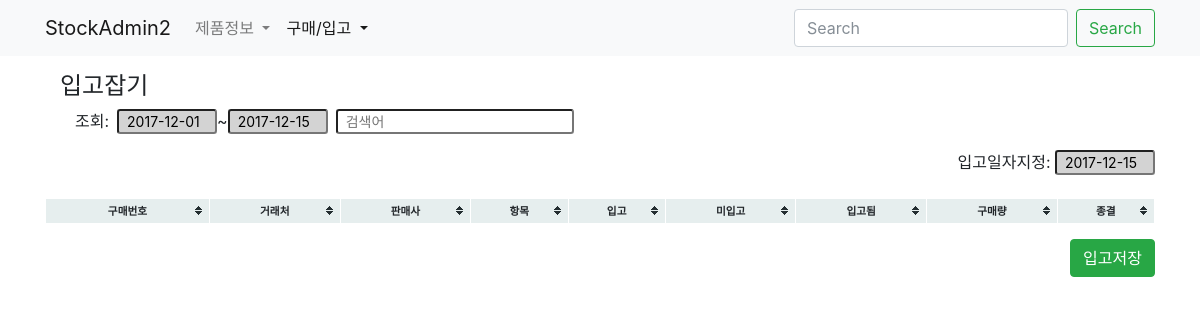
The app's page /buy/stockrecord/stocking/, older data.
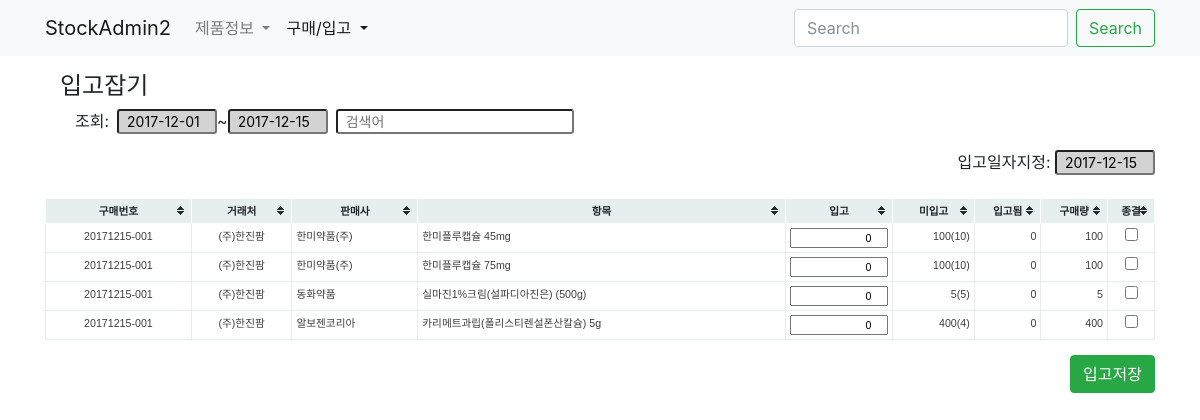
The same page, newer data.
### buy/models.py (models this page shows, shortened)
class StockRecord(models.Model):
    buyitem = models.ForeignKey(BuyItem, on_delete=models.CASCADE)
    date = models.DateField('입고일자', blank=True, null=True)
    amount = models.IntegerField('입고수량', default=0)
    updated = models.DateTimeField(auto_now=True)
    created = models.DateTimeField(auto_now_add=True)
    class Meta:
        verbose_name_plural = '입고기록'
        verbose_name = '입고기록'
        ordering = '-buyitem__created',
    def __init__(self, *args, **kwargs):
        super(StockRecord, self).__init__(*args, **kwargs)
        self.old_amount  = self.amount

class BuyItem(models.Model):
    buy = models.ForeignKey(Buy, null=True, blank=True, on_delete=models.CASCADE)
    buyinfo = models.ForeignKey('product.BuyInfo', on_delete=models.CASCADE)
    amount = models.IntegerField('구매수량')
    comment = models.CharField('비고', max_length=50, blank=True)
    isend = models.BooleanField('구매종결', default=False)
    updated = models.DateTimeField(auto_now=True)
    created = models.DateTimeField(auto_now_add=True)
    class Meta:
        verbose_name = '구매품목'
        verbose_name_plural = '구매품목'
        unique_together = 'buy', 'buyinfo',
    def __init__(self, *args, **kwargs):
        super(BuyItem, self).__init__(*args, **kwargs)
    def get_stocked_sum(self):
        aggset = self.stockrecord_set.aggregate(stocked=Sum('amount'))
        return aggset['stocked'] or 0
    def get_incompleted_stock(self):
        return self.amount - self.get_stocked_sum()
    def get_incompleted_stock_by_pkg(self):
        incompleted_stock = self.get_incompleted_stock()
        pkg_amount = self.buyinfo.product.pkg_amount or 1
        return incompleted_stock//pkg_amount

class Buy(models.Model):
    slug = models.SlugField('구매번호', unique=True, blank=True, editable=False)
    commiter = models.ForeignKey(settings.AUTH_USER_MODEL, blank=True, null=True, on_delete=models.SET_NULL)
    date = models.DateField('구매일자', blank=True, default=timezone.now)
    iscart = models.BooleanField('카트인지', blank=True, default=False)
    updated = models.DateTimeField(auto_now=True)
    created = models.DateTimeField(auto_now_add=True)
    class Meta:
        verbose_name = '구매요청서'
        verbose_name_plural = '구매요청서'
        ordering = '-created',

### product/models.py (models this page shows, shortened)
class BuyInfo(BuyInfoMixin, models.Model):
    slug = models.SlugField('구매코드', unique=True, blank=True)
    product = models.ForeignKey(Product, on_delete=models.CASCADE)
    market = models.ForeignKey(Market, on_delete=models.CASCADE)
    date = models.DateField('시작일자', blank=True, default=timezone.now)
    price = models.DecimalField('구매가격', max_digits=50, decimal_places=2)
    active = models.BooleanField('사용중', default=True)
    updated = models.DateTimeField(auto_now=True)
    created = models.DateTimeField(auto_now_add=True)
    class Meta:
        verbose_name = '구매정보'
        verbose_name_plural = '구매정보'
        ordering = '-created',

class Market(models.Model):
    name = models.CharField('도매상명', max_length=50, unique=True)
    tel = models.CharField('전화', max_length=50, blank=True, null=True)
    fax = models.CharField('팩스', max_length=50, blank=True, null=True)
    email = models.EmailField('메일', blank=True, null=True)
    updated = models.DateTimeField(auto_now=True)
    created = models.DateTimeField(auto_now_add=True)
    class Meta:
        verbose_name = '도매상'
        verbose_name_plural = '도매상'
    def __str__(self):
        return self.name

class Product(models.Model):
    name = models.CharField('제품명', max_length=50, unique=True)
    code = models.CharField('제품코드', max_length=50, unique=True)
    company = models.CharField('판매사', max_length=50, blank=True)
    std_unit = models.CharField('제품규격', max_length=10, choices=zip(STD_UNITs, STD_UNITs))
    pkg_amount = models.IntegerField('포장수량', default=1)
    etc_class = models.CharField('기타구분', max_length=10, choices=zip(ETC_CLASS, ETC_CLASS), default='일반')
    updated = models.DateTimeField(auto_now=True)
    created = models.DateTimeField(auto_now_add=True)
    class Meta:
        verbose_name = '제품'
        verbose_name_plural = '제품'
        ordering = '-created',
    def __str__(self):
        return self.name

### buy/views.py (the view, shortened to what this page needs)
# urls.py: path('stockrecord/stocking/', StockRecordStockingView.as_view(), name='stock-stocking'),
class StockRecordStockingView(FormView):
    form_class = DateForm
    success_url = '.'
    template_name = 'buy/stocking_form.html'
    def get_context_data(self, **kwargs):
        context = super(StockRecordStockingView, self).get_context_data(**kwargs)
        if self.request.method == "POST":
            context['formset'] = StockRecordFormSet(self.request.POST or None)
        else:
            qs = StockRecord.objects.filter(
                buyitem__buy__commiter__isnull=False,
                amount=0
            )
            qf = QueryFilter(self.request, queryset=qs)
            context['date_filter_form'] = qf.get_date_filter_form()
            context['search_filter_form'] = qf.get_search_filter_form()
            qs = qf.filter_by_date('buyitem__buy__date')
            qs = qf.filter_by_search(app_name='StockRecord-stocking', queryset=qs)
            context['formset'] = StockRecordFormSet(queryset=qs)
        return context

### buy/forms.py
class DateForm(forms.Form):
    date = forms.DateField(label='구매일자', initial=timezone.now(), required=False)

### core/filter/forms.py
class DateFilterForm(forms.Form):
    start_date = forms.DateField(initial=START_DATE_INI)
    end_date = forms.DateField(initial=END_DATE_INI)

### core/filter/views.py (called while the page is built)
    def get_date_filter_form(self):
        Form = self.form_classes['date']
        return Form(self.request.GET or None)

    def get_search_filter_form(self):
        Form = self.form_classes['search']
        search_form = Form(self.request.GET or None)
        if search_form.is_valid():
            search = search_form.cleaned_data.get('search')
            self.request.session['search'] = search
        else:
            session_search = self.request.session.get('search')
            if session_search:
                search_form.fields['search'].initial = session_search
        return search_form

### buy/templates/buy/stocking_form.html (shortened to what this page needs)
{% extends "buy/buy_base.html" %}
{% load humanize %}
{% load widget_tweaks %}
{% block buy_header %}
<h4>입고잡기</h4>
<div class="col-12">
    {% url 'buy:stock-stocking' as stocking_url %}
    {% include "buy/components/filter_form.html" with url=stocking_url %}
</div>
{% endblock buy_header %}
{% block buy_content %}
<div class="col-12">
    <form method="post" action=".">
        <div class="form-group text-right">
            <label>입고일자지정:</label>
            {% render_field form.date class="form-control-sm datepicker" readonly="true" tabindex="-1" %}
        </div>
        <table class="table-bordered tablesorter tablesorter-sortable grid-table">
            <thead class="text-center thead-light">
                <tr>
                    <th>구매번호</th>
                    <th>거래처</th>
                    <th>판매사</th>
                    <th>항목</th>
                    <th>입고</th>
                    <th>미입고</th>
                    <th>입고됨</th>
                    <th>구매량</th>
                    <th>종결</th>
                </tr>
            </thead>
            <tbody>
                {% for form in formset %}
                <tr>
                    <td class="text-center">{{ form.instance.buyitem.buy.slug }}</td>
                    <td class="text-center">{{ form.instance.buyitem.buyinfo.market }}</td>
                    <td>{{ form.instance.buyitem.buyinfo.product.company }}</td>
                    <td>{{ form.buyitem }}{{ form.instance.buyitem.buyinfo.product }}</td>
                    {% with amount_step=form.instance.buyitem.buyinfo.product.pkg_amount amount_rest=form.instance.buyitem.get_incompleted_stock %}
                    <td class="amount">{% render_field form.amount step=amount_step min=0 max=amount_rest %}</td>
                    {% endwith %}
                    <td class="text-right">
                        {{ form.instance.buyitem.get_incompleted_stock }}({{ form.instance.buyitem.get_incompleted_stock_by_pkg }})
                    </td>
                    <td class="text-right">{{ form.instance.buyitem.get_stocked_sum }}</td>
                    <td class="text-right">{{ form.instance.buyitem.amount }}</td>
                    <td class="text-center">{{ form.end|attr:"tabindex:-1" }}</td>
                </tr>
                {% endfor %}
            </tbody>
        </table>
        <div class="form-group text-right">
            <button class="btn btn-success">입고저장</button>
        </div>
    </form>
</div>
{% endblock buy_content %}

Row changes from the older to the newer data that the page shows:
added StockRecord: instance.buyitem.buy.slug "20171215-001", instance.buyitem.buyinfo.market "(주)한진팜", instance.buyitem.buyinfo.product.company "한미약품(주)", instance.buyitem.buyinfo.product "한미플루캡슐 45mg", instance.buyitem.get_incompleted_stock "100", instance.buyitem.get_incompleted_stock_by_pkg "10", instance.buyitem.get_stocked_sum "0", instance.buyitem.amount "100"
added StockRecord: instance.buyitem.buy.slug "20171215-001", instance.buyitem.buyinfo.market "(주)한진팜", instance.buyitem.buyinfo.product.company "한미약품(주)", instance.buyitem.buyinfo.product "한미플루캡슐 75mg", instance.buyitem.get_incompleted_stock "100", instance.buyitem.get_incompleted_stock_by_pkg "10", instance.buyitem.get_stocked_sum "0", instance.buyitem.amount "100"
now on this page (row unchanged): StockRecord: instance.buyitem.buy.slug "20171215-001", instance.buyitem.buyinfo.market "(주)한진팜", instance.buyitem.buyinfo.product.company "동화약품", instance.buyitem.buyinfo.product "실마진1%크림(설파디아진은) (500g)", instance.buyitem.get_incompleted_stock "5", instance.buyitem.get_incompleted_stock_by_pkg "5", instance.buyitem.get_stocked_sum "0", instance.buyitem.amount "5"
now on this page (row unchanged): StockRecord: instance.buyitem.buy.slug "20171215-001", instance.buyitem.buyinfo.market "(주)한진팜", instance.buyitem.buyinfo.product.company "알보젠코리아", instance.buyitem.buyinfo.product "카리메트과립(폴리스티렌설폰산칼슘) 5g", instance.buyitem.get_incompleted_stock "400", instance.buyitem.get_incompleted_stock_by_pkg "4", instance.buyitem.get_stocked_sum "0", instance.buyitem.amount "400"
Text that changed along with them:
new list line: "0 ( ) ☐"
